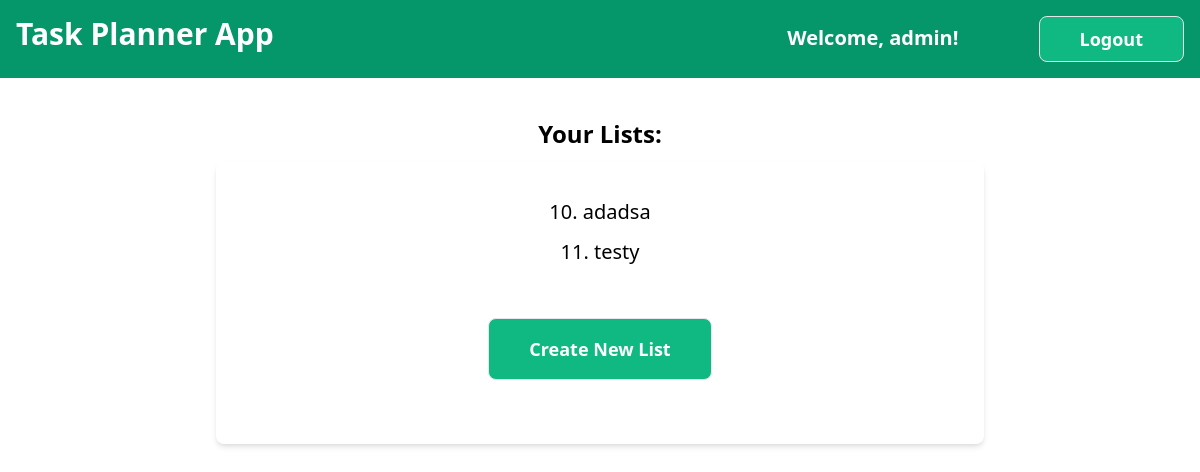
Before: / (signed in) with the older database file.
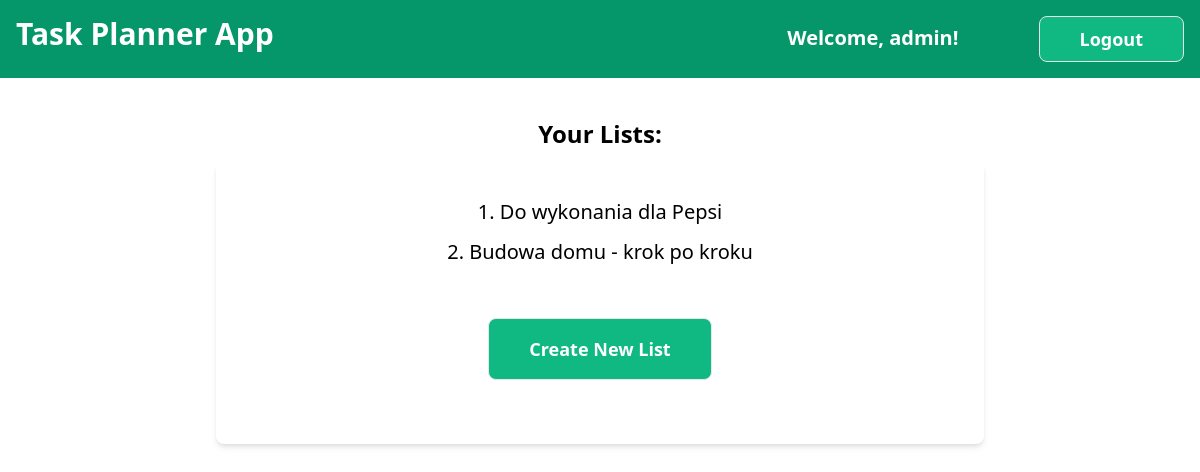
After: the same page with the newer database file.
### tasks_app/models.py (models this page shows)
class TaskList(models.Model):
    user = models.ForeignKey(User, on_delete=models.CASCADE, null=True, blank=True)
    name = models.CharField(max_length=100)

### tasks_app/views.py (the view)
# urls.py: path('', views.index, name="index"),
def index(request):
    if request.user.is_authenticated:
        lists = TaskList.objects.filter(user_id=request.user.id)
        return render(request, 'index.html', {"lists":lists})
    else:
        return redirect('login')

### templates/index.html
{% extends "base.html" %}
{% block content %}
<h2 class="text-2xl mb-3 font-semibold">Your Lists:</h2>
<div class="max-w-3xl mx-auto bg-white p-6 rounded-lg shadow-md flex flex-col">
    <ul>
    {% for list in lists %}
        <li class="text-xl m-3 transition-transform transform hover:scale-105 ">
            <a href="./{{list.id}}">{{list.id}}.  {{list.name}}</a>
        </li>
    {% endfor %}
    </ul>
    <button class="bg-green-500 mx-auto text-lg text-white font-semibold m-10 p-4 px-10 border rounded-lg transition-transform transform hover:bg-green-700">
        <a href='create_list'>Create New List</a>
    </button>
</div>
{% endblock %}

Changed rows visible on the page:
removed TaskList: id "10", name "adadsa"
removed TaskList: id "11", name "testy"
now on this page (row edited): TaskList: id "1", name "Do wykonania dla Pepsi"
now on this page (row edited): TaskList: id "2", name "Budowa domu - krok po kroku"
